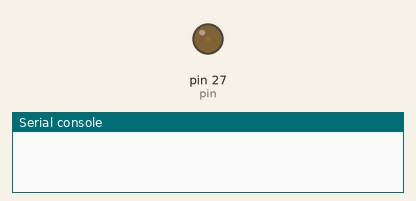
Bench run of a program on a simulated MicroPython board. On the bench: output pins drawn as LEDs (lit = HIGH), the last lines printed to the serial console. At 17.2 s the program stops and its outputs stay as they are.

Above: at 0.1 s.
At 1.5 s:
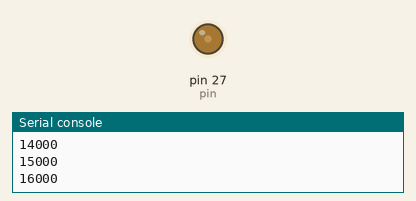
At 8.5 s:
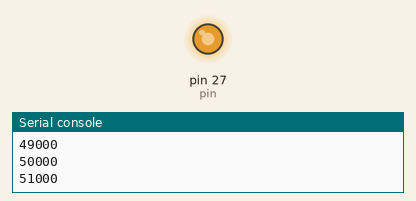
At 17.11 s:
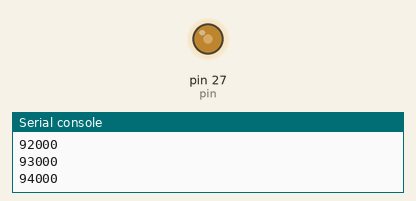
Timing chart, 0 to 18.7 s (numbered marks = the images above):
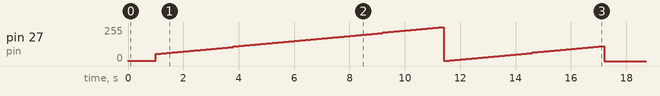

The program:

pwmTest.py
```python
import machine
import time

pin = machine.Pin(27, machine.Pin.OUT)
pwm = machine.PWM(pin)
pwm.freq(50)

pwm.duty_u16(51)
time.sleep(1)
for d in range(14000,95000, 1000):
    print(d)
    pwm.duty_u16(d)
    time.sleep(0.2)
pwm.duty_u16(0)
```

Measured:
- by itself, pin 27 (pin): 0/255 → 1/255 at 0.00 s, → 54/255 1.0 s later, → 58/255 0.20 s later, → 62/255 0.20 s later, … (83 changes in this stretch)
